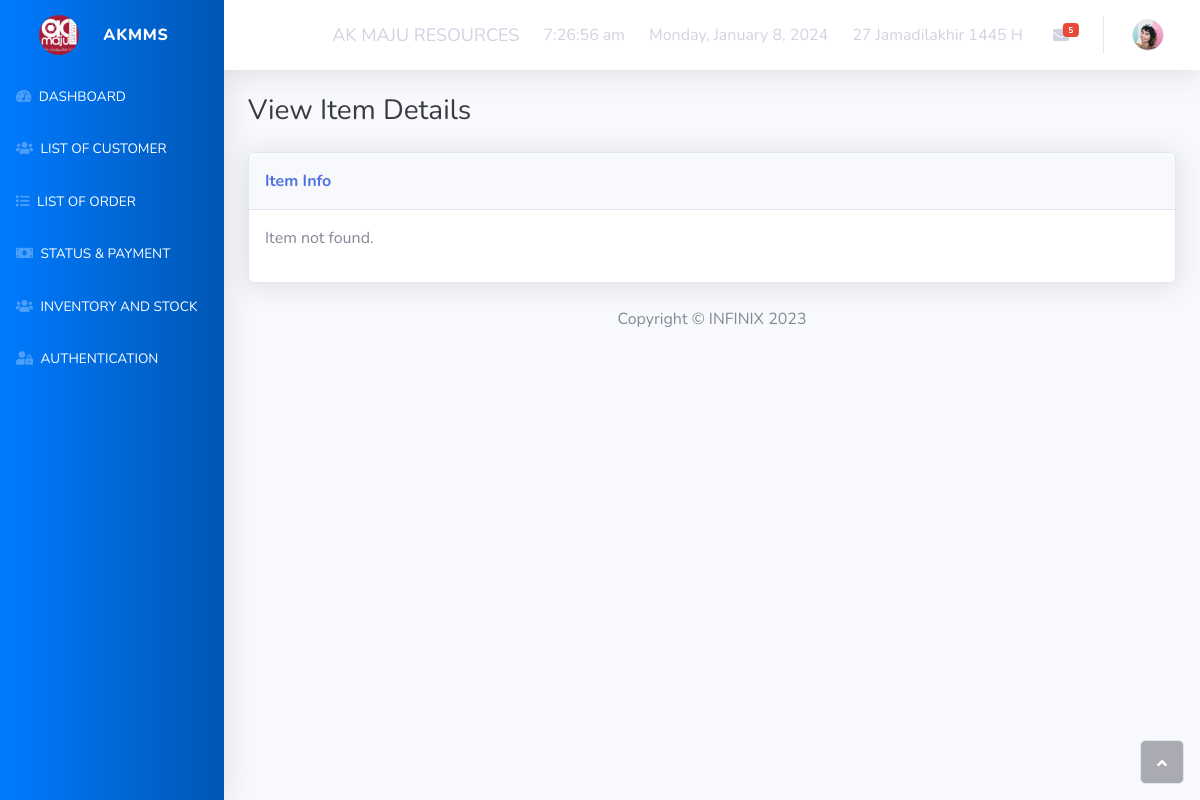
Before: /viewitemprocess.php?icode=PL320-1 with the older database file.
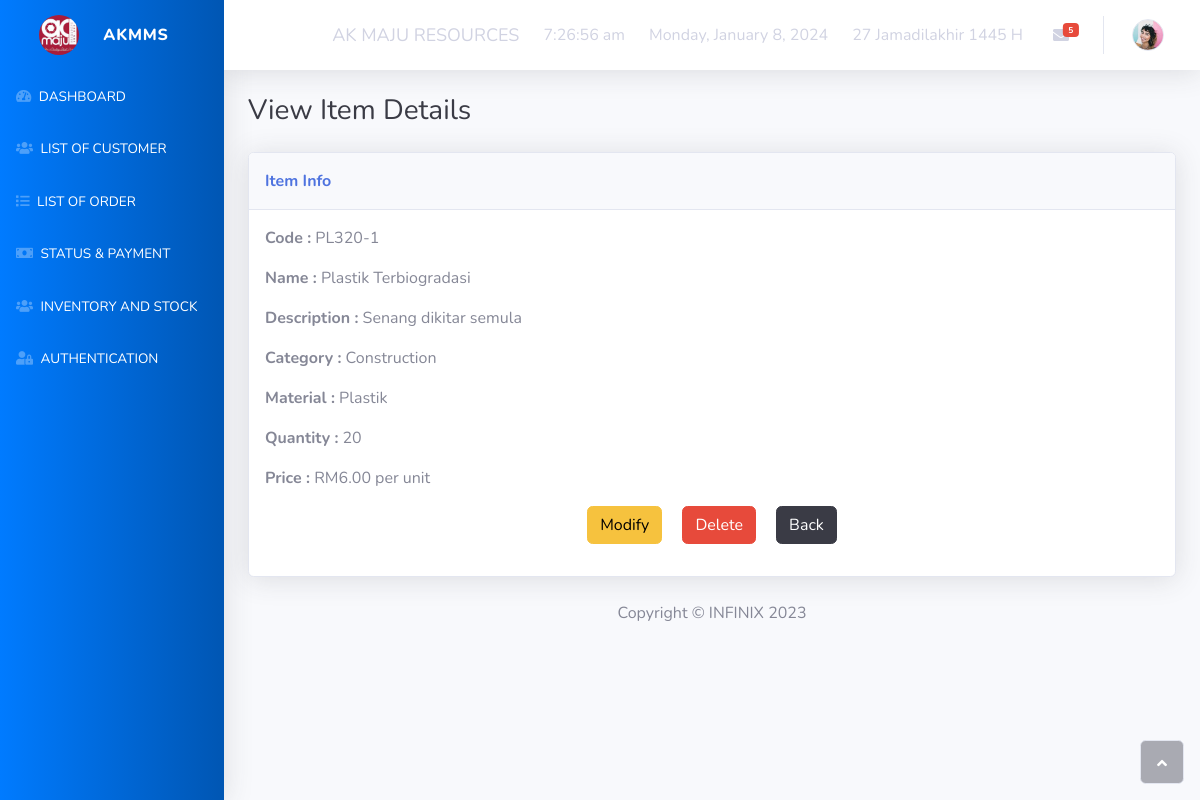
After: the same page with the newer database file.
### tables this page shows
CREATE TABLE `tb_item` (
  `i_CodeID` int(11) NOT NULL,
  `i_Code` varchar(11) NOT NULL,
  `i_Date` date NOT NULL,
  `i_Name` varchar(30) NOT NULL,
  `i_Desc` varchar(200) NOT NULL,
  `i_Category` varchar(20) NOT NULL,
  `i_Material` varchar(20) NOT NULL,
  `i_Quantity` float NOT NULL,
  `i_Price` float NOT NULL
);

### viewitemprocess.php (the view, shortened to what this page needs)
<?php include 'headerNav.php'; ?>
<div class="container-fluid">
    <h3 class="text-dark mb-4">View Item Details</h3>
    <div class="card shadow">
        <div class="card-header py-3">
            <p class="text-primary m-0 fw-bold">Item Info</p>
        </div>
        <div class="card-body">
            <?php
            include('dbconnect.php');
            if (isset($_GET['icode'])) {
                $itemCode = $_GET['icode'];
                $sqlSelect = "SELECT * FROM tb_item WHERE i_Code = '$itemCode'";
                $result = mysqli_query($con, $sqlSelect);
                if ($row = mysqli_fetch_assoc($result)) {
                    echo "<p><strong>Code :</strong> " . $row['i_Code'] . "</p>";
                    echo "<p><strong>Name :</strong> " . $row['i_Name'] . "</p>";
                    echo "<p><strong>Description :</strong> " . $row['i_Desc'] . "</p>";
                    echo "<p><strong>Category :</strong> " . $row['i_Category'] . "</p>";
                    echo "<p><strong>Material :</strong> " . $row['i_Material'] . "</p>";
                    echo "<p><strong>Quantity :</strong> " . $row['i_Quantity'] . "</p>";
                    echo "<p><strong>Price :</strong> RM" . number_format($row['i_Price'], 2) . " per unit</p>";
                    echo '<div class="mb-3 d-flex justify-content-center gap-2">';
                    echo '<button class="btn btn-warning" onclick="modifyItem(\'' . $row['i_Code'] . '\')">Modify</button>';
                    echo '<button class="btn btn-danger" onclick="deleteItem(\'' . $row['i_Code'] . '\')">Delete</button>';
                    echo '<a type="cancel" class="btn btn-dark" href="browseitem.php">Back</a>';
                    echo '</div>';
                } else {
                    echo "<p>Item not found.</p>";
                }
            } else {
                echo "<p>No item code provided.</p>";
            }
            ?>
        </div>
    </div>
</div>
<?php include 'footer.php'; ?>

Changed rows visible on the page:
added tb_item: i_Code "PL320-1", i_Name "Plastik Terbiogradasi", i_Desc "Senang dikitar semula", i_Category "Construction", i_Material "Plastik", i_Quantity "20", i_Price "6.00"
Other visible differences:
text no longer shown: "Item not found."
text now shown: "Code : Name : Description : Category : Material : Quantity : Price : RM per unit Modify Delete Back"
